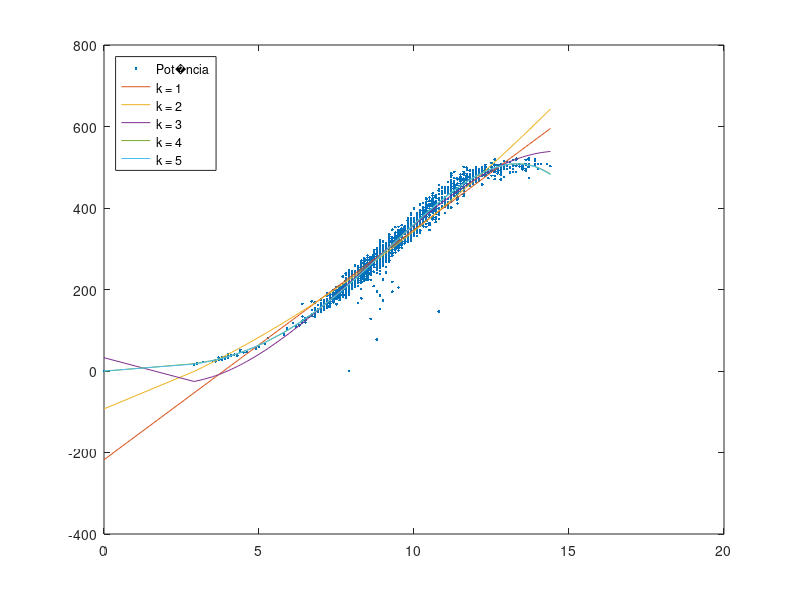

MATLAB code to generate this figure:
%Algoritmo Regression (linear and multiple)
%Disciplina: SBL0080 - Intelig�ncia Computacional
%Instituto: Universidade Federal do Cear�
%Autor: Rayon Lindraz Nunes
%Determinar modelos de regressão polinomial com parâmetros estimados por mínimos quadrados
clear;
clc;
close all;
A = importdata('data/aerogerador.dat');

%array de velocidade do vento
x = A(:,1);
%array de pot�ncia gerada
y = A(:,2);
n = length(x);
%grau k de 1 at� 5
figure
plot(x,y, '.');
hold on
for k = 1:5
    %matriz x^0, x^1,...,x^k
    X = zeros(n, (k+1)); 
    for i = 1:k+1
        for j = 1:n
            X(j,i) = x(j)^(i-1);
        end
    end

    XT = transpose(X);
    beta = (inv(XT*X)*XT)*y;
    pred_y = X*beta;
    e = y - pred_y;
    med_y = mean(y);

    SQE = sum((y - pred_y).^2);
    Syy = sum((y - med_y).^2);
    r = SQE/Syy;
    r2 = 1 - r;
    p = k+1;
    r2aj = 1 - r*((n-1)/(n-p));
    fprintf('\nr2: %f para grau %d',r2, k);
    fprintf('\nr2Ajustado: %f para grau %d\n',r2aj, k);
    plot(x, pred_y);
end
hold off
legend('Pot�ncia','k = 1','k = 2','k = 3','k = 4','k = 5', 'Location','northwest');
